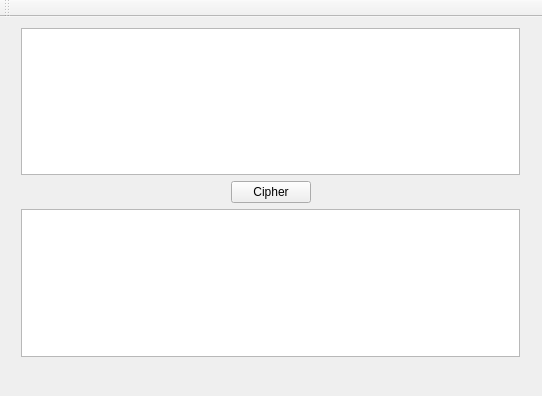
<?xml version="1.0" encoding="UTF-8"?>
<ui version="4.0">
 <class>MainWindow</class>
 <widget class="QMainWindow" name="MainWindow">
  <property name="geometry">
   <rect>
    <x>0</x>
    <y>0</y>
    <width>542</width>
    <height>396</height>
   </rect>
  </property>
  <property name="windowTitle">
   <string>MainWindow</string>
  </property>
  <widget class="QWidget" name="centralWidget">
   <widget class="QWidget" name="layoutWidget">
    <property name="geometry">
     <rect>
      <x>10</x>
      <y>0</y>
      <width>521</width>
      <height>351</height>
     </rect>
    </property>
    <layout class="QVBoxLayout" name="verticalLayout">
     <item>
      <widget class="QPlainTextEdit" name="inputTextBox"/>
     </item>
     <item>
      <layout class="QHBoxLayout" name="horizontalLayout">
       <item>
        <spacer name="horizontalSpacer_2">
         <property name="orientation">
          <enum>Qt::Horizontal</enum>
         </property>
         <property name="sizeHint" stdset="0">
          <size>
           <width>40</width>
           <height>20</height>
          </size>
         </property>
        </spacer>
       </item>
       <item>
        <widget class="QPushButton" name="cipherButton">
         <property name="text">
          <string>Cipher</string>
         </property>
        </widget>
       </item>
       <item>
        <spacer name="horizontalSpacer">
         <property name="orientation">
          <enum>Qt::Horizontal</enum>
         </property>
         <property name="sizeHint" stdset="0">
          <size>
           <width>40</width>
           <height>20</height>
          </size>
         </property>
        </spacer>
       </item>
      </layout>
     </item>
     <item>
      <widget class="QPlainTextEdit" name="cipheredTextBox"/>
     </item>
    </layout>
   </widget>
  </widget>
  <widget class="QMenuBar" name="menuBar">
   <property name="geometry">
    <rect>
     <x>0</x>
     <y>0</y>
     <width>542</width>
     <height>21</height>
    </rect>
   </property>
  </widget>
  <widget class="QToolBar" name="mainToolBar">
   <attribute name="toolBarArea">
    <enum>TopToolBarArea</enum>
   </attribute>
   <attribute name="toolBarBreak">
    <bool>false</bool>
   </attribute>
  </widget>
 </widget>
 <layoutdefault spacing="6" margin="11"/>
 <resources/>
 <connections/>
</ui>
